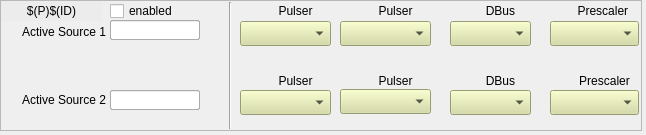
<?xml version="1.0" encoding="UTF-8"?>
<ui version="4.0">
 <class>Form</class>
 <widget class="QWidget" name="Form">
  <property name="geometry">
   <rect>
    <x>0</x>
    <y>0</y>
    <width>646</width>
    <height>135</height>
   </rect>
  </property>
  <property name="windowTitle">
   <string>Form</string>
  </property>
  <widget class="QFrame" name="frame">
   <property name="geometry">
    <rect>
     <x>0</x>
     <y>0</y>
     <width>642</width>
     <height>131</height>
    </rect>
   </property>
   <property name="frameShape">
    <enum>QFrame::StyledPanel</enum>
   </property>
   <property name="frameShadow">
    <enum>QFrame::Raised</enum>
   </property>
   <widget class="QLabel" name="label_14">
    <property name="geometry">
     <rect>
      <x>5</x>
      <y>22</y>
      <width>101</width>
      <height>20</height>
     </rect>
    </property>
    <property name="text">
     <string>Active Source 1</string>
    </property>
    <property name="alignment">
     <set>Qt::AlignRight|Qt::AlignTrailing|Qt::AlignVCenter</set>
    </property>
   </widget>
   <widget class="caMenu" name="camenu_pulser">
    <property name="geometry">
     <rect>
      <x>240</x>
      <y>21</y>
      <width>91</width>
      <height>25</height>
     </rect>
    </property>
    <property name="styleSheet">
     <string notr="true">background-color: rgb(212, 219, 157);</string>
    </property>
    <property name="channel" stdset="0">
     <string notr="true">$(SYS)-$(DEVICE):$(P)$(ID)-Src-Pulse-SP</string>
    </property>
   </widget>
   <widget class="QLabel" name="label_16">
    <property name="geometry">
     <rect>
      <x>470</x>
      <y>1</y>
      <width>61</width>
      <height>20</height>
     </rect>
    </property>
    <property name="text">
     <string>DBus</string>
    </property>
    <property name="alignment">
     <set>Qt::AlignCenter</set>
    </property>
   </widget>
   <widget class="QLabel" name="label_15">
    <property name="geometry">
     <rect>
      <x>260</x>
      <y>1</y>
      <width>71</width>
      <height>20</height>
     </rect>
    </property>
    <property name="text">
     <string>Pulser</string>
    </property>
    <property name="alignment">
     <set>Qt::AlignCenter</set>
    </property>
   </widget>
   <widget class="QLabel" name="label_17">
    <property name="geometry">
     <rect>
      <x>569</x>
      <y>1</y>
      <width>71</width>
      <height>20</height>
     </rect>
    </property>
    <property name="text">
     <string>Prescaler </string>
    </property>
    <property name="alignment">
     <set>Qt::AlignCenter</set>
    </property>
   </widget>
   <widget class="caMenu" name="camenu_prescaler">
    <property name="geometry">
     <rect>
      <x>550</x>
      <y>21</y>
      <width>89</width>
      <height>25</height>
     </rect>
    </property>
    <property name="styleSheet">
     <string notr="true">background-color: rgb(212, 219, 157);</string>
    </property>
    <property name="channel" stdset="0">
     <string notr="true">$(SYS)-$(DEVICE):$(P)$(ID)-Src-Scale-SP</string>
    </property>
   </widget>
   <widget class="caMenu" name="camenu_dbus">
    <property name="geometry">
     <rect>
      <x>450</x>
      <y>21</y>
      <width>81</width>
      <height>25</height>
     </rect>
    </property>
    <property name="styleSheet">
     <string notr="true">background-color: rgb(212, 219, 157);</string>
    </property>
    <property name="channel" stdset="0">
     <string notr="true">$(SYS)-$(DEVICE):$(P)$(ID)-Src-DBus-SP</string>
    </property>
   </widget>
   <widget class="caToggleButton" name="catogglebutton">
    <property name="geometry">
     <rect>
      <x>110</x>
      <y>1</y>
      <width>91</width>
      <height>20</height>
     </rect>
    </property>
    <property name="text">
     <string>enabled</string>
    </property>
    <property name="channel" stdset="0">
     <string notr="true">$(SYS)-$(DEVICE):$(P)$(ID)-Ena-SP</string>
    </property>
   </widget>
   <widget class="caLabel" name="calabel">
    <property name="geometry">
     <rect>
      <x>1</x>
      <y>1</y>
      <width>101</width>
      <height>20</height>
     </rect>
    </property>
    <property name="styleSheet">
     <string notr="true">background-color: rgb(236, 236, 236, 255);</string>
    </property>
    <property name="text">
     <string>$(P)$(ID)</string>
    </property>
    <property name="alignment">
     <set>Qt::AlignCenter</set>
    </property>
   </widget>
   <widget class="Line" name="line">
    <property name="geometry">
     <rect>
      <x>220</x>
      <y>2</y>
      <width>20</width>
      <height>127</height>
     </rect>
    </property>
    <property name="orientation">
     <enum>Qt::Vertical</enum>
    </property>
   </widget>
   <widget class="caFrame" name="caframe_dbus_led">
    <property name="geometry">
     <rect>
      <x>450</x>
      <y>1</y>
      <width>19</width>
      <height>19</height>
     </rect>
    </property>
    <property name="macro">
     <string notr="true">CHAN=$(SYS)-$(DEVICE):$(P)$(ID)-Src-DBus-RB</string>
    </property>
    <property name="visibility">
     <enum>caFrame::Calc</enum>
    </property>
    <property name="visibilityCalc">
     <string notr="true">A=B&amp;&amp;A&lt;40&amp;&amp;A&gt;31</string>
    </property>
    <property name="channel" stdset="0">
     <string notr="true">$(SYS)-$(DEVICE):$(P)$(ID)-Src-RB</string>
    </property>
    <property name="channelB">
     <string notr="true">$(SYS)-$(DEVICE):$(P)$(ID)-Src-DBus-RB.RVAL</string>
    </property>
    <widget class="KLed" name="kled">
     <property name="geometry">
      <rect>
       <x>0</x>
       <y>1</y>
       <width>18</width>
       <height>18</height>
      </rect>
     </property>
    </widget>
   </widget>
   <widget class="caFrame" name="caframe_prescaler_led">
    <property name="geometry">
     <rect>
      <x>550</x>
      <y>1</y>
      <width>19</width>
      <height>19</height>
     </rect>
    </property>
    <property name="macro">
     <string notr="true">CHAN=$(SYS)-$(DEVICE):$(P)$(ID)-Src-Scale-RB</string>
    </property>
    <property name="visibility">
     <enum>caFrame::Calc</enum>
    </property>
    <property name="visibilityCalc">
     <string notr="true">A=B&amp;&amp;A&gt;39</string>
    </property>
    <property name="channel" stdset="0">
     <string notr="true">$(SYS)-$(DEVICE):$(P)$(ID)-Src-RB</string>
    </property>
    <property name="channelB">
     <string notr="true">$(SYS)-$(DEVICE):$(P)$(ID)-Src-Scale-RB.RVAL</string>
    </property>
    <widget class="KLed" name="kled_2">
     <property name="geometry">
      <rect>
       <x>0</x>
       <y>1</y>
       <width>18</width>
       <height>18</height>
      </rect>
     </property>
    </widget>
   </widget>
   <widget class="caFrame" name="caframe_pulser_led">
    <property name="geometry">
     <rect>
      <x>240</x>
      <y>1</y>
      <width>19</width>
      <height>19</height>
     </rect>
    </property>
    <property name="macro">
     <string notr="true">CHAN=$(SYS)-$(DEVICE):$(P)$(ID)-Src-Pulse-RB</string>
    </property>
    <property name="visibility">
     <enum>caFrame::Calc</enum>
    </property>
    <property name="visibilityCalc">
     <string notr="true">A=B&amp;&amp;A&lt;16</string>
    </property>
    <property name="channel" stdset="0">
     <string notr="true">$(SYS)-$(DEVICE):$(P)$(ID)-Src-RB</string>
    </property>
    <property name="channelB">
     <string notr="true">$(SYS)-$(DEVICE):$(P)$(ID)-Src-Pulse-RB.RVAL</string>
    </property>
    <widget class="KLed" name="kled_3">
     <property name="geometry">
      <rect>
       <x>0</x>
       <y>1</y>
       <width>18</width>
       <height>18</height>
      </rect>
     </property>
    </widget>
   </widget>
   <widget class="caFrame" name="caframe_pulser">
    <property name="geometry">
     <rect>
      <x>110</x>
      <y>20</y>
      <width>111</width>
      <height>21</height>
     </rect>
    </property>
    <property name="macro">
     <string notr="true">CHAN=$(SYS)-$(DEVICE):$(P)$(ID)-Src-Pulse-RB</string>
    </property>
    <property name="visibility">
     <enum>caFrame::Calc</enum>
    </property>
    <property name="visibilityCalc">
     <string notr="true">A=B&amp;&amp;A&lt;16</string>
    </property>
    <property name="channel" stdset="0">
     <string notr="true">$(SYS)-$(DEVICE):$(P)$(ID)-Src-RB</string>
    </property>
    <property name="channelB">
     <string notr="true">$(SYS)-$(DEVICE):$(P)$(ID)-Src-Pulse-RB.RVAL</string>
    </property>
    <widget class="caLineEdit" name="calineedit_5">
     <property name="geometry">
      <rect>
       <x>0</x>
       <y>0</y>
       <width>90</width>
       <height>20</height>
      </rect>
     </property>
     <property name="channel" stdset="0">
      <string notr="true">$(CHAN)</string>
     </property>
    </widget>
   </widget>
   <widget class="caFrame" name="caframe_dbus">
    <property name="geometry">
     <rect>
      <x>110</x>
      <y>20</y>
      <width>111</width>
      <height>21</height>
     </rect>
    </property>
    <property name="macro">
     <string notr="true">CHAN=$(SYS)-$(DEVICE):$(P)$(ID)-Src-DBus-RB</string>
    </property>
    <property name="visibility">
     <enum>caFrame::Calc</enum>
    </property>
    <property name="visibilityCalc">
     <string notr="true">A=B&amp;&amp;A&lt;40&amp;&amp;A&gt;31</string>
    </property>
    <property name="channel" stdset="0">
     <string notr="true">$(SYS)-$(DEVICE):$(P)$(ID)-Src-RB</string>
    </property>
    <property name="channelB">
     <string notr="true">$(SYS)-$(DEVICE):$(P)$(ID)-Src-DBus-RB.RVAL</string>
    </property>
    <widget class="caLineEdit" name="calineedit_2">
     <property name="geometry">
      <rect>
       <x>0</x>
       <y>0</y>
       <width>90</width>
       <height>20</height>
      </rect>
     </property>
     <property name="channel" stdset="0">
      <string notr="true">$(CHAN)</string>
     </property>
    </widget>
   </widget>
   <widget class="caFrame" name="caframe_prescaler">
    <property name="geometry">
     <rect>
      <x>110</x>
      <y>20</y>
      <width>111</width>
      <height>21</height>
     </rect>
    </property>
    <property name="macro">
     <string notr="true">CHAN=$(SYS)-$(DEVICE):$(P)$(ID)-Src-Scale-RB</string>
    </property>
    <property name="visibility">
     <enum>caFrame::Calc</enum>
    </property>
    <property name="visibilityCalc">
     <string notr="true">A=B&amp;&amp;A&gt;39</string>
    </property>
    <property name="channel" stdset="0">
     <string notr="true">$(SYS)-$(DEVICE):$(P)$(ID)-Src-RB</string>
    </property>
    <property name="channelB">
     <string notr="true">$(SYS)-$(DEVICE):$(P)$(ID)-Src-Scale-RB.RVAL</string>
    </property>
    <widget class="caLineEdit" name="calineedit_4">
     <property name="geometry">
      <rect>
       <x>0</x>
       <y>0</y>
       <width>90</width>
       <height>20</height>
      </rect>
     </property>
     <property name="channel" stdset="0">
      <string notr="true">$(CHAN)</string>
     </property>
    </widget>
   </widget>
   <widget class="QLabel" name="label_18">
    <property name="geometry">
     <rect>
      <x>569</x>
      <y>71</y>
      <width>71</width>
      <height>20</height>
     </rect>
    </property>
    <property name="text">
     <string>Prescaler</string>
    </property>
    <property name="alignment">
     <set>Qt::AlignCenter</set>
    </property>
   </widget>
   <widget class="caFrame" name="caframe_dbus_2">
    <property name="geometry">
     <rect>
      <x>110</x>
      <y>90</y>
      <width>111</width>
      <height>21</height>
     </rect>
    </property>
    <property name="macro">
     <string notr="true">CHAN=$(SYS)-$(DEVICE):$(P)$(ID)-Src2-DBus-RB</string>
    </property>
    <property name="visibility">
     <enum>caFrame::Calc</enum>
    </property>
    <property name="visibilityCalc">
     <string notr="true">A=B&amp;&amp;A&lt;40&amp;&amp;A&gt;31</string>
    </property>
    <property name="channel" stdset="0">
     <string notr="true">$(SYS)-$(DEVICE):$(P)$(ID)-Src2-RB</string>
    </property>
    <property name="channelB">
     <string notr="true">$(SYS)-$(DEVICE):$(P)$(ID)-Src2-DBus-RB.RVAL</string>
    </property>
    <widget class="caLineEdit" name="calineedit_3">
     <property name="geometry">
      <rect>
       <x>0</x>
       <y>0</y>
       <width>90</width>
       <height>20</height>
      </rect>
     </property>
     <property name="channel" stdset="0">
      <string notr="true">$(CHAN)</string>
     </property>
    </widget>
   </widget>
   <widget class="caFrame" name="caframe_prescaler_led2">
    <property name="geometry">
     <rect>
      <x>550</x>
      <y>71</y>
      <width>19</width>
      <height>19</height>
     </rect>
    </property>
    <property name="macro">
     <string notr="true">CHAN=$(SYS)-$(DEVICE):$(P)$(ID)-Src2-Scale-RB</string>
    </property>
    <property name="visibility">
     <enum>caFrame::Calc</enum>
    </property>
    <property name="visibilityCalc">
     <string notr="true">A=B&amp;&amp;A&gt;39</string>
    </property>
    <property name="channel" stdset="0">
     <string notr="true">$(SYS)-$(DEVICE):$(P)$(ID)-Src2-RB</string>
    </property>
    <property name="channelB">
     <string notr="true">$(SYS)-$(DEVICE):$(P)$(ID)-Src2-Scale-RB.RVAL</string>
    </property>
    <widget class="KLed" name="kled_4">
     <property name="geometry">
      <rect>
       <x>0</x>
       <y>1</y>
       <width>18</width>
       <height>18</height>
      </rect>
     </property>
    </widget>
   </widget>
   <widget class="caFrame" name="caframe_pulser_led2">
    <property name="geometry">
     <rect>
      <x>240</x>
      <y>71</y>
      <width>19</width>
      <height>19</height>
     </rect>
    </property>
    <property name="macro">
     <string notr="true">CHAN=$(SYS)-$(DEVICE):$(P)$(ID)-Src2-Pulse-RB</string>
    </property>
    <property name="visibility">
     <enum>caFrame::Calc</enum>
    </property>
    <property name="visibilityCalc">
     <string notr="true">A=B&amp;&amp;A&lt;16</string>
    </property>
    <property name="channel" stdset="0">
     <string notr="true">$(SYS)-$(DEVICE):$(P)$(ID)-Src2-RB</string>
    </property>
    <property name="channelB">
     <string notr="true">$(SYS)-$(DEVICE):$(P)$(ID)-Src2-Pulse-RB.RVAL</string>
    </property>
    <widget class="KLed" name="kled_5">
     <property name="geometry">
      <rect>
       <x>0</x>
       <y>1</y>
       <width>18</width>
       <height>18</height>
      </rect>
     </property>
    </widget>
   </widget>
   <widget class="caFrame" name="caframe_prescaler_2">
    <property name="geometry">
     <rect>
      <x>110</x>
      <y>90</y>
      <width>111</width>
      <height>21</height>
     </rect>
    </property>
    <property name="macro">
     <string notr="true">CHAN=$(SYS)-$(DEVICE):$(P)$(ID)-Src2-Scale-RB</string>
    </property>
    <property name="visibility">
     <enum>caFrame::Calc</enum>
    </property>
    <property name="visibilityCalc">
     <string notr="true">A=B&amp;&amp;A&gt;39</string>
    </property>
    <property name="channel" stdset="0">
     <string notr="true">$(SYS)-$(DEVICE):$(P)$(ID)-Src2-RB</string>
    </property>
    <property name="channelB">
     <string notr="true">$(SYS)-$(DEVICE):$(P)$(ID)-Src2-Scale-RB.RVAL</string>
    </property>
    <widget class="caLineEdit" name="calineedit_6">
     <property name="geometry">
      <rect>
       <x>0</x>
       <y>0</y>
       <width>90</width>
       <height>20</height>
      </rect>
     </property>
     <property name="channel" stdset="0">
      <string notr="true">$(CHAN)</string>
     </property>
    </widget>
   </widget>
   <widget class="QLabel" name="label_19">
    <property name="geometry">
     <rect>
      <x>260</x>
      <y>71</y>
      <width>71</width>
      <height>20</height>
     </rect>
    </property>
    <property name="text">
     <string>Pulser</string>
    </property>
    <property name="alignment">
     <set>Qt::AlignCenter</set>
    </property>
   </widget>
   <widget class="caFrame" name="caframe_pulser_2">
    <property name="geometry">
     <rect>
      <x>110</x>
      <y>90</y>
      <width>111</width>
      <height>21</height>
     </rect>
    </property>
    <property name="macro">
     <string notr="true">CHAN=$(SYS)-$(DEVICE):$(P)$(ID)-Src2-Pulse-RB</string>
    </property>
    <property name="visibility">
     <enum>caFrame::Calc</enum>
    </property>
    <property name="visibilityCalc">
     <string notr="true">A=B&amp;&amp;A&lt;16</string>
    </property>
    <property name="channel" stdset="0">
     <string notr="true">$(SYS)-$(DEVICE):$(P)$(ID)-Src2-RB</string>
    </property>
    <property name="channelB">
     <string notr="true">$(SYS)-$(DEVICE):$(P)$(ID)-Src2-Pulse-RB.RVAL</string>
    </property>
    <widget class="caLineEdit" name="calineedit_7">
     <property name="geometry">
      <rect>
       <x>0</x>
       <y>0</y>
       <width>90</width>
       <height>20</height>
      </rect>
     </property>
     <property name="channel" stdset="0">
      <string notr="true">$(CHAN)</string>
     </property>
    </widget>
   </widget>
   <widget class="QLabel" name="label_20">
    <property name="geometry">
     <rect>
      <x>470</x>
      <y>71</y>
      <width>61</width>
      <height>20</height>
     </rect>
    </property>
    <property name="text">
     <string>DBus</string>
    </property>
    <property name="alignment">
     <set>Qt::AlignCenter</set>
    </property>
   </widget>
   <widget class="caMenu" name="camenu_prescaler2">
    <property name="geometry">
     <rect>
      <x>550</x>
      <y>90</y>
      <width>89</width>
      <height>25</height>
     </rect>
    </property>
    <property name="styleSheet">
     <string notr="true">background-color: rgb(212, 219, 157);</string>
    </property>
    <property name="channel" stdset="0">
     <string notr="true">$(SYS)-$(DEVICE):$(P)$(ID)-Src2-Scale-SP</string>
    </property>
   </widget>
   <widget class="caMenu" name="camenu_pulser2">
    <property name="geometry">
     <rect>
      <x>240</x>
      <y>90</y>
      <width>91</width>
      <height>25</height>
     </rect>
    </property>
    <property name="styleSheet">
     <string notr="true">background-color: rgb(212, 219, 157);</string>
    </property>
    <property name="channel" stdset="0">
     <string notr="true">$(SYS)-$(DEVICE):$(P)$(ID)-Src2-Pulse-SP</string>
    </property>
   </widget>
   <widget class="caFrame" name="caframe_dbus_led2">
    <property name="geometry">
     <rect>
      <x>450</x>
      <y>71</y>
      <width>19</width>
      <height>19</height>
     </rect>
    </property>
    <property name="macro">
     <string notr="true">CHAN=$(SYS)-$(DEVICE):$(P)$(ID)-Src2-DBus-RB</string>
    </property>
    <property name="visibility">
     <enum>caFrame::Calc</enum>
    </property>
    <property name="visibilityCalc">
     <string notr="true">A=B&amp;&amp;A&lt;40&amp;&amp;A&gt;31</string>
    </property>
    <property name="channel" stdset="0">
     <string notr="true">$(SYS)-$(DEVICE):$(P)$(ID)-Src2-RB</string>
    </property>
    <property name="channelB">
     <string notr="true">$(SYS)-$(DEVICE):$(P)$(ID)-Src2-DBus-RB.RVAL</string>
    </property>
    <widget class="KLed" name="kled_6">
     <property name="geometry">
      <rect>
       <x>0</x>
       <y>1</y>
       <width>18</width>
       <height>18</height>
      </rect>
     </property>
    </widget>
   </widget>
   <widget class="caMenu" name="camenu_dbus2">
    <property name="geometry">
     <rect>
      <x>450</x>
      <y>90</y>
      <width>81</width>
      <height>25</height>
     </rect>
    </property>
    <property name="styleSheet">
     <string notr="true">background-color: rgb(212, 219, 157);</string>
    </property>
    <property name="channel" stdset="0">
     <string notr="true">$(SYS)-$(DEVICE):$(P)$(ID)-Src2-DBus-SP</string>
    </property>
   </widget>
   <widget class="QLabel" name="label_21">
    <property name="geometry">
     <rect>
      <x>5</x>
      <y>90</y>
      <width>101</width>
      <height>20</height>
     </rect>
    </property>
    <property name="text">
     <string>Active Source 2</string>
    </property>
    <property name="alignment">
     <set>Qt::AlignRight|Qt::AlignTrailing|Qt::AlignVCenter</set>
    </property>
   </widget>
   <widget class="caMenu" name="camenu_pulser_2">
    <property name="geometry">
     <rect>
      <x>340</x>
      <y>21</y>
      <width>91</width>
      <height>25</height>
     </rect>
    </property>
    <property name="styleSheet">
     <string notr="true">background-color: rgb(212, 219, 157);</string>
    </property>
    <property name="channel" stdset="0">
     <string notr="true">$(SYS)-$(DEVICE):$(P)$(ID)-Src-Pulse2-SP</string>
    </property>
   </widget>
   <widget class="QLabel" name="label_22">
    <property name="geometry">
     <rect>
      <x>360</x>
      <y>1</y>
      <width>71</width>
      <height>20</height>
     </rect>
    </property>
    <property name="text">
     <string>Pulser</string>
    </property>
    <property name="alignment">
     <set>Qt::AlignCenter</set>
    </property>
   </widget>
   <widget class="QLabel" name="label_23">
    <property name="geometry">
     <rect>
      <x>360</x>
      <y>71</y>
      <width>71</width>
      <height>20</height>
     </rect>
    </property>
    <property name="text">
     <string>Pulser</string>
    </property>
    <property name="alignment">
     <set>Qt::AlignCenter</set>
    </property>
   </widget>
   <widget class="caFrame" name="caframe_pulser_led2_2">
    <property name="geometry">
     <rect>
      <x>340</x>
      <y>70</y>
      <width>19</width>
      <height>19</height>
     </rect>
    </property>
    <property name="macro">
     <string notr="true">CHAN=$(SYS)-$(DEVICE):$(P)$(ID)-Src2-Pulse-RB</string>
    </property>
    <property name="visibility">
     <enum>caFrame::Calc</enum>
    </property>
    <property name="visibilityCalc">
     <string notr="true">A=B&amp;&amp;A&lt;32&amp;&amp;A&gt;15</string>
    </property>
    <property name="channel" stdset="0">
     <string notr="true">$(SYS)-$(DEVICE):$(P)$(ID)-Src2-RB</string>
    </property>
    <property name="channelB">
     <string notr="true">$(SYS)-$(DEVICE):$(P)$(ID)-Src2-Pulse2-RB.RVAL</string>
    </property>
    <widget class="KLed" name="kled_9">
     <property name="geometry">
      <rect>
       <x>0</x>
       <y>1</y>
       <width>18</width>
       <height>18</height>
      </rect>
     </property>
    </widget>
   </widget>
   <widget class="caMenu" name="camenu_pulser2_2">
    <property name="geometry">
     <rect>
      <x>340</x>
      <y>89</y>
      <width>91</width>
      <height>25</height>
     </rect>
    </property>
    <property name="styleSheet">
     <string notr="true">background-color: rgb(212, 219, 157);</string>
    </property>
    <property name="channel" stdset="0">
     <string notr="true">$(SYS)-$(DEVICE):$(P)$(ID)-Src2-Pulse2-SP</string>
    </property>
   </widget>
   <widget class="caFrame" name="caframe_pulser_led_2">
    <property name="geometry">
     <rect>
      <x>340</x>
      <y>1</y>
      <width>19</width>
      <height>19</height>
     </rect>
    </property>
    <property name="macro">
     <string notr="true">CHAN=$(SYS)-$(DEVICE):$(P)$(ID)-Src-Pulse-RB</string>
    </property>
    <property name="visibility">
     <enum>caFrame::Calc</enum>
    </property>
    <property name="visibilityCalc">
     <string notr="true">A=B&amp;&amp;A&lt;32&amp;&amp;A&gt;15</string>
    </property>
    <property name="channel" stdset="0">
     <string notr="true">$(SYS)-$(DEVICE):$(P)$(ID)-Src-RB</string>
    </property>
    <property name="channelB">
     <string notr="true">$(SYS)-$(DEVICE):$(P)$(ID)-Src-Pulse2-RB.RVAL</string>
    </property>
    <widget class="KLed" name="kled_10">
     <property name="geometry">
      <rect>
       <x>0</x>
       <y>1</y>
       <width>18</width>
       <height>18</height>
      </rect>
     </property>
    </widget>
   </widget>
   <widget class="caFrame" name="caframe_pulser_3">
    <property name="geometry">
     <rect>
      <x>110</x>
      <y>20</y>
      <width>111</width>
      <height>21</height>
     </rect>
    </property>
    <property name="macro">
     <string notr="true">CHAN=$(SYS)-$(DEVICE):$(P)$(ID)-Src-Pulse2-RB</string>
    </property>
    <property name="visibility">
     <enum>caFrame::Calc</enum>
    </property>
    <property name="visibilityCalc">
     <string notr="true">A=B&amp;&amp;A&lt;32&amp;&amp;A&gt;15</string>
    </property>
    <property name="channel" stdset="0">
     <string notr="true">$(SYS)-$(DEVICE):$(P)$(ID)-Src-RB</string>
    </property>
    <property name="channelB">
     <string notr="true">$(SYS)-$(DEVICE):$(P)$(ID)-Src-Pulse2-RB.RVAL</string>
    </property>
    <widget class="caLineEdit" name="calineedit_8">
     <property name="geometry">
      <rect>
       <x>0</x>
       <y>0</y>
       <width>90</width>
       <height>20</height>
      </rect>
     </property>
     <property name="channel" stdset="0">
      <string notr="true">$(CHAN)</string>
     </property>
    </widget>
   </widget>
   <widget class="caFrame" name="caframe_pulser_4">
    <property name="geometry">
     <rect>
      <x>110</x>
      <y>90</y>
      <width>111</width>
      <height>21</height>
     </rect>
    </property>
    <property name="macro">
     <string notr="true">CHAN=$(SYS)-$(DEVICE):$(P)$(ID)-Src2-Pulse2-RB</string>
    </property>
    <property name="visibility">
     <enum>caFrame::Calc</enum>
    </property>
    <property name="visibilityCalc">
     <string notr="true">A=B&amp;&amp;A&lt;32&amp;&amp;A&gt;15</string>
    </property>
    <property name="channel" stdset="0">
     <string notr="true">$(SYS)-$(DEVICE):$(P)$(ID)-Src2-RB</string>
    </property>
    <property name="channelB">
     <string notr="true">$(SYS)-$(DEVICE):$(P)$(ID)-Src2-Pulse2-RB.RVAL</string>
    </property>
    <widget class="caLineEdit" name="calineedit_9">
     <property name="geometry">
      <rect>
       <x>0</x>
       <y>0</y>
       <width>90</width>
       <height>20</height>
      </rect>
     </property>
     <property name="channel" stdset="0">
      <string notr="true">$(CHAN)</string>
     </property>
    </widget>
   </widget>
  </widget>
 </widget>
 <customwidgets>
  <customwidget>
   <class>KLed</class>
   <extends>QWidget</extends>
   <header>kled.h</header>
  </customwidget>
  <customwidget>
   <class>caMenu</class>
   <extends>QComboBox</extends>
   <header>caMenu</header>
  </customwidget>
  <customwidget>
   <class>caToggleButton</class>
   <extends>QCheckBox</extends>
   <header>caToggleButton</header>
  </customwidget>
  <customwidget>
   <class>caFrame</class>
   <extends>QFrame</extends>
   <header>caFrame</header>
   <container>1</container>
  </customwidget>
  <customwidget>
   <class>caLabel</class>
   <extends>QLabel</extends>
   <header>caLabel</header>
  </customwidget>
  <customwidget>
   <class>caLineEdit</class>
   <extends>QLineEdit</extends>
   <header>caLineEdit</header>
  </customwidget>
 </customwidgets>
 <resources/>
 <connections/>
</ui>
